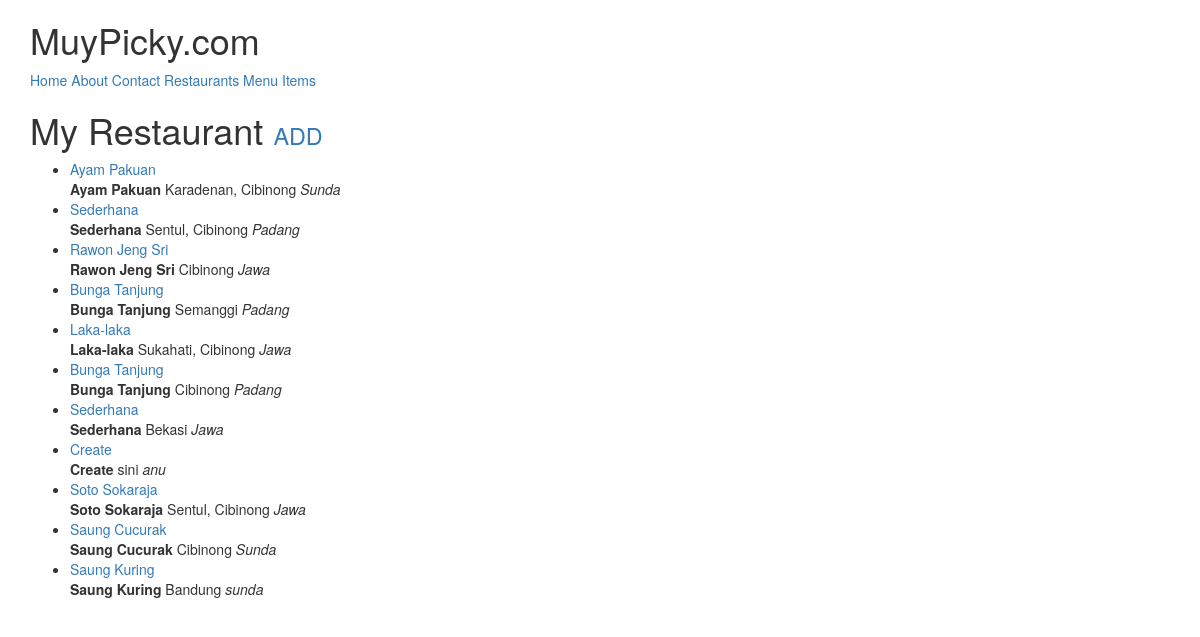
/restaurants/ (signed in), run on an earlier commit of the app's database.
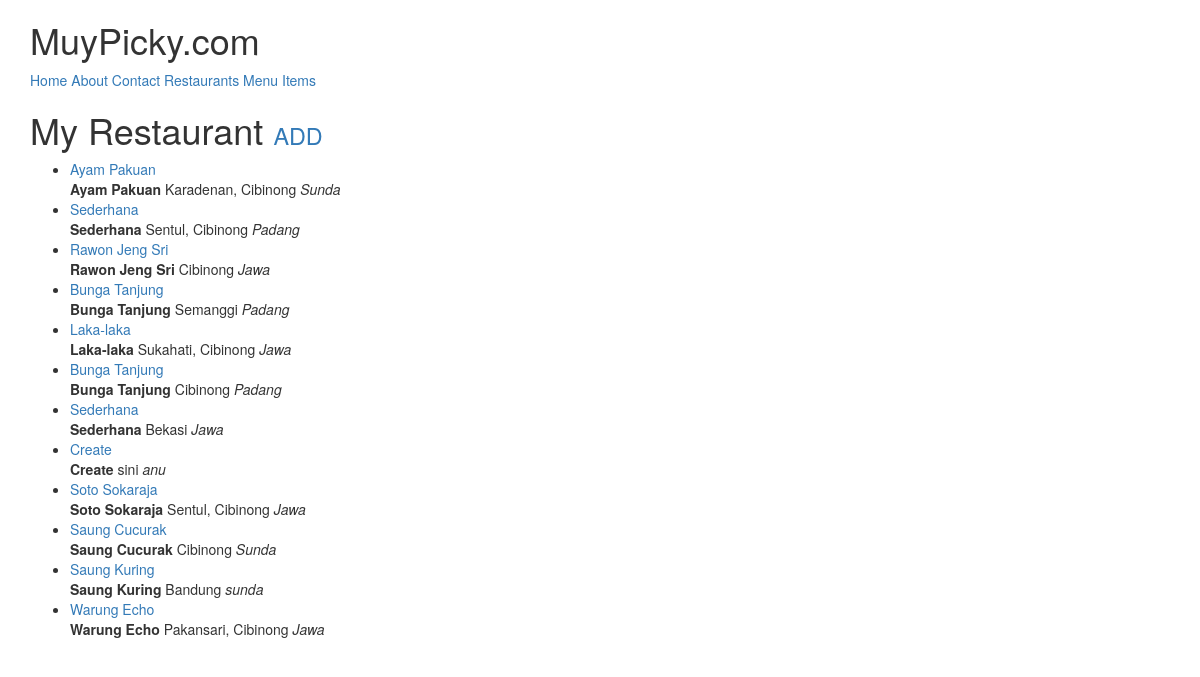
And on a later commit of the database.
### restaurants/models.py (models this page shows, shortened)
class RestaurantLocation(models.Model):
    owner = models.ForeignKey(User)
    name = models.CharField(max_length=120)
    location = models.CharField(max_length=120, null=True, blank=True)
    category = models.CharField(max_length=120, null=True, blank=True, validators=[validate_category])
    created = models.DateTimeField(auto_now=True)
    updated = models.DateTimeField(auto_now=True)
    slug = models.SlugField(null=True, blank=True)
    def __str__(self):
        return self.name
    def get_absolute_url(self):
        return reverse('restaurants:detail', kwargs={'slug': self.slug})

### restaurants/views.py (the view)
class RestaurantListView(LoginRequiredMixin, ListView):
    def get_queryset(self):
        return RestaurantLocation.objects.filter(owner=self.request.user)

### restaurants/templates/restaurants/restaurantlocation_list.html (shortened to what this page needs)
{% extends 'base.html' %}
{% block content %}
<h1>My Restaurant <small><a href="{% url 'restaurants:create' %}">ADD</a></small></h1>
<ul>
  {% for obj in object_list %}
  <li><a href='{{ obj.get_absolute_url }}'>{{ obj }}</a><br/>
   <strong>{{ obj.name }}</strong> {{ obj.location }} <em>{{ obj.category }}</em></li>
    {% empty %}
    <li><a href="{% url 'restaurants:create' %}">Add One</a></li>
  {% endfor %}
</ul>
{% endblock %}

What changed in the data, as far as the page shows it:
added RestaurantLocation: name "Warung Echo", location "Pakansari, Cibinong", category "Jawa"
